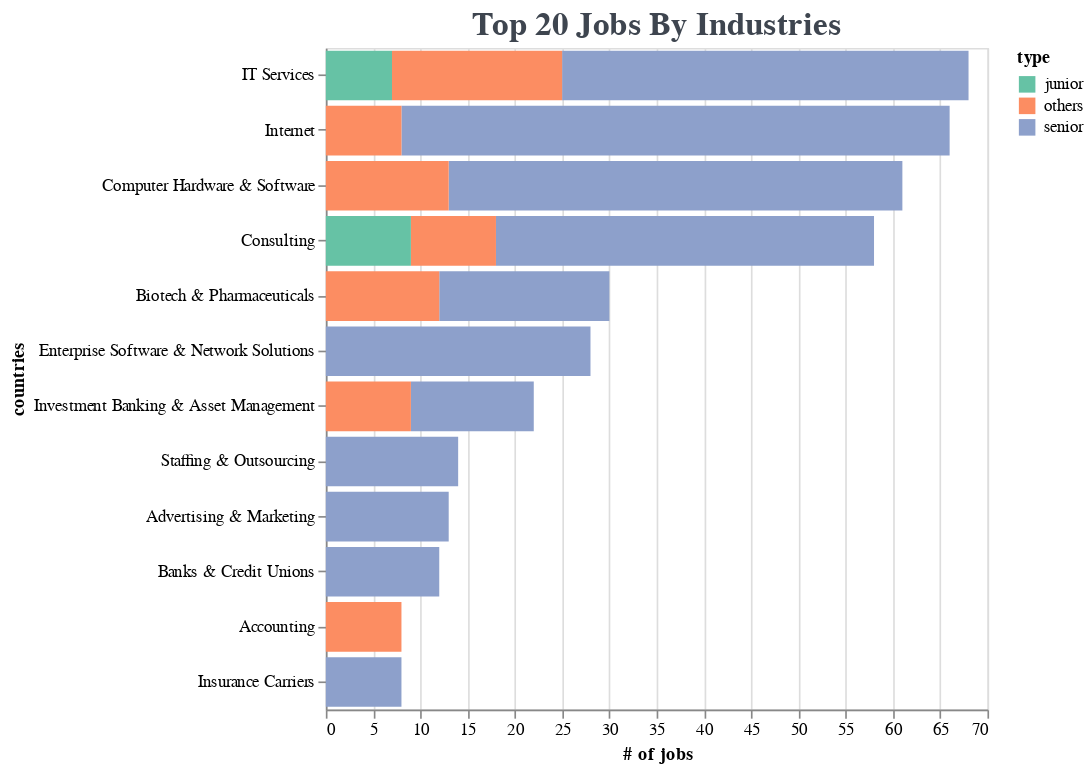

This figure's notebook cell:
### Code cell
v_height=400
v_width=400
title_str=" Top %d Jobs By Industries" %(top_n)
alt.Chart(df_industry.head(top_n)).mark_bar().encode(
    x=alt.X('# of jobs:Q', title='# of jobs'),
    y=alt.Y('industry:O',sort='-x',title='countries'),
    color=alt.Color('type', scale=alt.Scale(scheme='set2')),
).properties(height=v_height, width=v_width,
        title = alt.TitleParams(text = title_str,
                                            align='center',
                                            font = 'Ubuntu Mono', 
                                            fontSize = 20, 
                                            color = '#3E454F'
                                            )
    )

### Figure 1 — Vega-Lite specification as saved in the notebook (floating-point values rounded to 4 significant figures)
{"config": {"view": {"continuousWidth": 400, "continuousHeight": 300}}, "data": {"name": "data-af33e2efe0cf3b678a32562e1f445149"}, "mark": "bar", "encoding": {"color": {"type": "nominal", "field": "type", "scale": {"scheme": "set2"}}, "x": {"type": "quantitative", "field": "# of jobs", "title": "# of jobs"}, "y": {"type": "ordinal", "field": "industry", "sort": "-x", "title": "countries"}}, "height": 400, "title": {"text": " Top 20 Jobs By Industries", "align": "center", "color": "#3E454F", "font": "Ubuntu Mono", "fontSize": 20}, "width": 400, "$schema": "https://vega.github.io/schema/vega-lite/v4.8.1.json", "datasets": {"data-af33e2efe0cf3b678a32562e1f445149": [{"industry": "Internet", "type": "senior", "# of jobs": 58}, {"industry": "Computer Hardware & Software", "type": "senior", "# of jobs": 48}, {"industry": "IT Services", "type": "senior", "# of jobs": 43}, {"industry": "Consulting", "type": "senior", "# of jobs": 40}, {"industry": "Enterprise Software & Network Solutions", "type": "senior", "# of jobs": 28}, {"industry": "Biotech & Pharmaceuticals", "type": "senior", "# of jobs": 18}, {"industry": "IT Services", "type": "others", "# of jobs": 18}, {"industry": "Staffing & Outsourcing", "type": "senior", "# of jobs": 14}, {"industry": "Computer Hardware & Software", "type": "others", "# of jobs": 13}, {"industry": "Advertising & Marketing", "type": "senior", "# of jobs": 13}, {"industry": "Investment Banking & Asset Management", "type": "senior", "# of jobs": 13}, {"industry": "Biotech & Pharmaceuticals", "type": "others", "# of jobs": 12}, {"industry": "Banks & Credit Unions", "type": "senior", "# of jobs": 12}, {"industry": "Investment Banking & Asset Management", "type": "others", "# of jobs": 9}, {"industry": "Consulting", "type": "others", "# of jobs": 9}, {"industry": "Consulting", "type": "junior", "# of jobs": 9}, {"industry": "Internet", "type": "others", "# of jobs": 8}, {"industry": "Accounting", "type": "others", "# of jobs": 8}, {"industry": "Insurance Carriers", "type": "senior", "# of jobs": 8}, {"industry": "IT Services", "type": "junior", "# of jobs": 7}]}}
